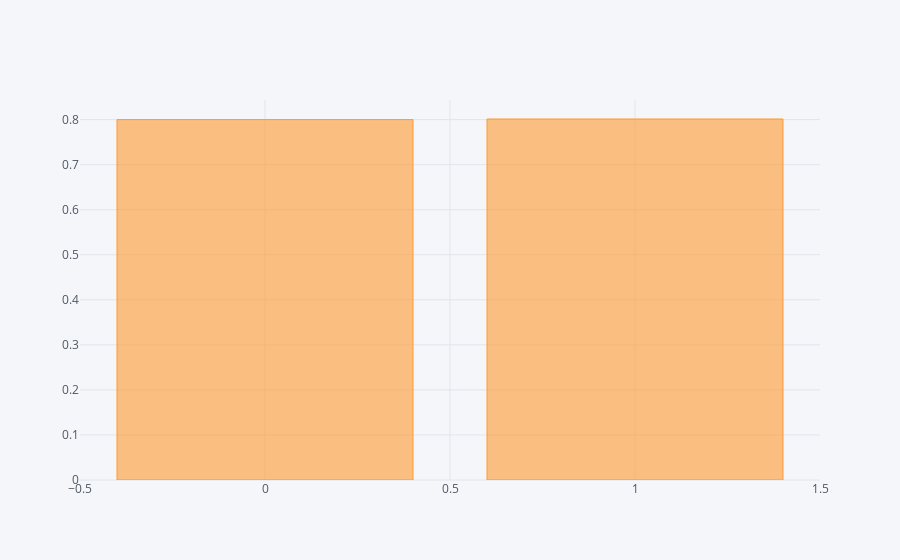

Here is the notebook cell this chart was saved with:
### Markdown cell above
## 反論１：黒人は収入が少ない.この平均値の差は黒人かどうかによるものだ

### Code cell
all_sample.groupby('treat').mean()['black'].iplot(kind='bar')

### Figure 1 — Plotly figure (JSON) as saved in the notebook; plotly's stock layout.template omitted (floating-point values rounded to 4 significant figures)
{"data": [{"marker": {"color": "rgba(255, 153, 51, 0.6)", "line": {"color": "rgba(255, 153, 51, 1.0)", "width": 1}}, "name": "black", "orientation": "v", "text": "", "type": "bar", "uid": "6ba0b0d8-7c10-4d05-ad5a-c06579f7d499", "x": [0, 1], "y": [0.8, 0.8013]}], "layout": {"legend": {"bgcolor": "#F5F6F9", "font": {"color": "#4D5663"}}, "paper_bgcolor": "#F5F6F9", "plot_bgcolor": "#F5F6F9", "title": {"font": {"color": "#4D5663"}}, "xaxis": {"gridcolor": "#E1E5ED", "showgrid": true, "tickfont": {"color": "#4D5663"}, "title": {"font": {"color": "#4D5663"}, "text": ""}, "zerolinecolor": "#E1E5ED"}, "yaxis": {"gridcolor": "#E1E5ED", "showgrid": true, "tickfont": {"color": "#4D5663"}, "title": {"font": {"color": "#4D5663"}, "text": ""}, "zerolinecolor": "#E1E5ED"}}}
